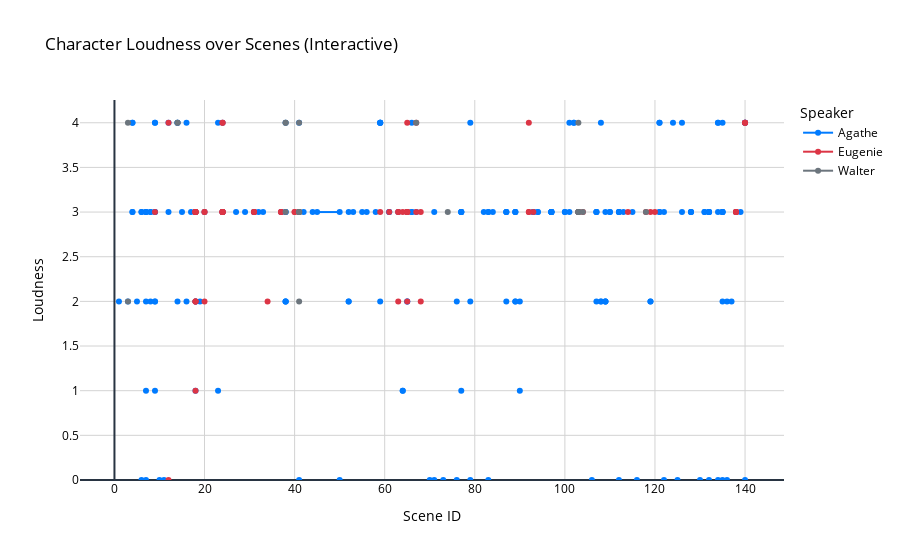

Write notebook code for a chart like this one.
### Code cell
# This script visualizes the loudness of character sounds across scenes in Reuter's text, highlighting individual speaker patterns with interactive line plots, focussing on the main characters Agathe, Eugenie, and Walter.

import pandas as pd
import plotly.graph_objects as go

# Load the CSV file
file_path = '/Users/sguhr/Desktop/Arbeitslaptop/TU_Darmstadt/2024:25/Vortragstournée/Vortrag_Hamburg/Reuter_Gabriele_Aus_guter_Familie_sounds.csv'
df = pd.read_csv(file_path)

# Clean key columns
df['speaker'] = df['speaker'].astype(str).str.strip()
df['annotation'] = df['annotation'].astype(str).str.strip()
df['scene_id'] = df['scene_id'].astype(str).str.strip()
df['scene_id_num'] = pd.to_numeric(df['scene_id'], errors='coerce')

# Select only 3 target speakers for comparison
target_speakers = ["Agathe", "Eugenie", "Walter"]

filtered = df[
    (df['scene_id_num'].notna()) &
    (df['annotation'] == 'character_sound') &
    (df['speaker'].isin(target_speakers))
].copy()

filtered.sort_values(['speaker', 'scene_id_num'], inplace=True)

# Define consistent colors for speakers
speaker_colors = {
    "Agathe": 'rgb(0,123,255)',     # blue
    "Eugenie": 'rgb(220,53,69)',    # red
    "Walter": 'rgb(108,117,125)'    # gray
}

# Build Plotly traces with hovertext and breaks on non-consecutive scenes
fig = go.Figure()

for speaker in target_speakers:
    speaker_df = filtered[filtered['speaker'] == speaker].copy()

    # Calculate difference between scene numbers to identify gaps
    speaker_df['scene_diff'] = speaker_df['scene_id_num'].diff()
    # Group consecutive scenes (diff == 1), start new group if gap > 1
    speaker_df['group'] = (speaker_df['scene_diff'] != 5).cumsum()

    first_segment = True  # Show legend only once per speaker

    for _, group_df in speaker_df.groupby('group'):
        fig.add_trace(go.Scatter(
            x=group_df['scene_id_num'],
            y=group_df['loudness'],
            mode='lines+markers',
            name=speaker if first_segment else None,
            showlegend=first_segment,
            line=dict(width=2, color=speaker_colors[speaker]),
            marker=dict(size=6, color=speaker_colors[speaker]),
            text=group_df['speaker'],  # Speaker name for hover
            customdata=group_df['sound_event'],  # Sound event for hover
            hovertemplate=(
                '<b>Speaker:</b> %{text}<br>' +
                '<b>Scene:</b> %{x}<br>' +
                '<b>Loudness:</b> %{y:.2f}<br>' +
                '<b>Sound Event:</b> %{customdata}<extra></extra>'
            )
        ))
        first_segment = False

# Layout and styling
fig.update_layout(
    title='Character Loudness over Scenes (Interactive)',
    xaxis_title='Scene ID',
    yaxis_title='Loudness',
    plot_bgcolor='white',
    paper_bgcolor='white',
    font=dict(color='black'),
    xaxis=dict(showgrid=True, gridcolor='lightgray'),
    yaxis=dict(showgrid=True, gridcolor='lightgray', rangemode='tozero'),
    legend_title_text='Speaker',
    hovermode='closest'
)

# Export paths
html_path = '/Users/sguhr/Desktop/Arbeitslaptop/TU_Darmstadt/2024:25/Vortragstournée/Vortrag_Hamburg/Agathe_loudness_interactive_plot1.html'
png_path = '/Users/sguhr/Desktop/Arbeitslaptop/TU_Darmstadt/2024:25/Vortragstournée/Vortrag_Hamburg/Agathe_loudness_statisch_plot1.png'

fig.write_html(html_path)
fig.write_image(png_path, scale=2)
fig.show()

print(f"Saved as:\n→ HTML: {html_path}\n→ PNG:  {png_path}")
